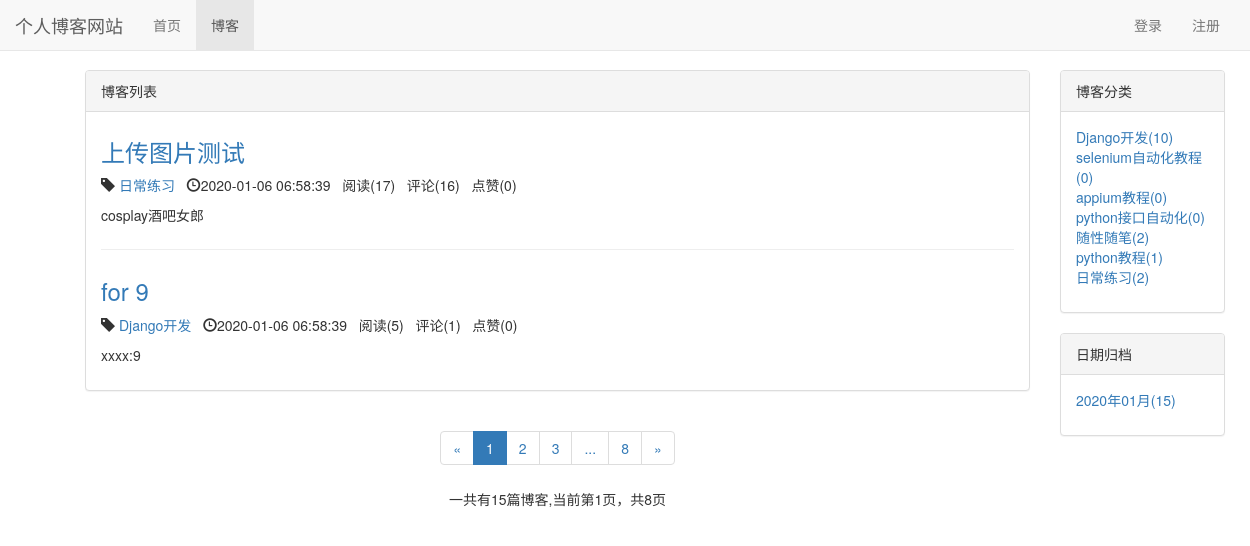
Screenshot of /blog/ with the database file from the repository.
### blog/models.py (models this page shows, shortened)
class Blog(models.Model, ReadNumExpand):
    title = models.CharField(max_length=30)
    blog_type = models.ForeignKey(BlogType, on_delete=models.CASCADE)
    content = RichTextUploadingField()
    author = models.ForeignKey(User, on_delete=models.CASCADE)
    read_details = GenericRelation(ReadDetail)
    created_time = models.DateTimeField(auto_now_add=True)
    last_updated_time = models.DateTimeField(auto_now=True)
    class Meta():
        ordering = ['-created_time']

class BlogType(models.Model):
    type_name = models.CharField(max_length=15)
    def __str__(self):
        return self.type_name

### readcount/models.py (models this page shows)
class ReadNum(models.Model):
    read_num = models.IntegerField(default=0)
    content_type = models.ForeignKey(ContentType, on_delete=models.CASCADE)
    object_id = models.PositiveIntegerField()
    content_object = GenericForeignKey('content_type', 'object_id')

### likes/models.py (models this page shows)
class LikeCount(models.Model):
    content_type = models.ForeignKey(ContentType, on_delete=models.CASCADE)
    object_id = models.PositiveIntegerField()
    content_object = GenericForeignKey('content_type', 'object_id')
    like_num = models.IntegerField(default=0)

### blog/views.py (the view)
# urls.py: path('', views.blog_list, name='blog_list'),
def blog_list(request):
    blogs_all_list = Blog.objects.all()
    context = get_blog_list_common_data(request, blogs_all_list)
    return render(request, 'blog/blog_list.html', context)

### comment/templatetags/comment_tags.py (called while the page is built)
@register.simple_tag
def get_comment_count(obj):
    content_type = ContentType.objects.get_for_model(obj)
    return Comment.objects.filter(content_type=content_type, object_id=obj.pk).count()

### likes/templatetags/likes_tags.py (called while the page is built)
@register.simple_tag
def get_like_count(obj):
    content_type = ContentType.objects.get_for_model(obj)
    like_count, created = LikeCount.objects.get_or_create(content_type=content_type, object_id=obj.pk)
    return like_count.like_num

### readcount/models.py (called while the page is built)
    def get_read_num(self):
        try:
            ct = ContentType.objects.get_for_model(self)  # Blog也行，self本身是个具体的Blog对象
            readnum = ReadNum.objects.get(content_type=ct, object_id=self.pk)
            return readnum.read_num
        except:
            return 0

### user/context_processors.py (called while the page is built)
def login_modal_form(request):
    return {'login_modal_form': LoginForm()}

### blog/templates/blog/blog_list.html (shortened to what this page needs)
{% extends 'base.html' %}
{% block nav_blog_active %}active{% endblock %}
{% load static %}
{% load comment_tags %}
{% load likes_tags %}
{% block header_extends %}
	<link rel="stylesheet" href="{% static 'blog.css' %}">
{% endblock %}k
{% block content %}
	<div class="container">
		<div class="row">
			<div class="col-xs-12 col-sm-8 col-md-9 col-lg-10">
				<div class="panel panel-default">
				  	<div class="panel-heading">{% block block_list_title %}博客列表{% endblock %}</div>
				  	<div class="panel-body">
						{% for blog in page_of_blogs.object_list %}
							<div class="blog">
								<h3><a href="{% url 'blog_detail' blog.pk %}">
									{{ blog.title }}
								</a></h3>
								<p class="blog-info">
									<span class="glyphicon glyphicon-tag"></span><a href="{% url 'blogs_with_type' blog.blog_type.pk %}">
									{{ blog.blog_type }}</a>&nbsp;&nbsp;
									<span class="glyphicon glyphicon-time"></span>{{ blog.created_time|date:"Y-m-d H:i:s" }}&nbsp;&nbsp;
									阅读({{ blog.get_read_num }})&nbsp;&nbsp;
									评论({% get_comment_count blog %})&nbsp;&nbsp;
									点赞({% get_like_count blog %})
								</p>
								<p>{{ blog.content|striptags|truncatechars:120 }}</p>
							</div>
						{% empty%}
							<div class="blog">
								<h3>---暂无博客，敬请期待---</h3>
							</div>
						{% endfor %}
					</div>
				</div>
				<div class='paginator'>
					<ul class="pagination">
					    <li>
					    	{% if page_of_blogs.has_previous %}
					    		<a href="?page={{ page_of_blogs.previous_page_number}}" aria-label="Previous"><span aria-hidden="true">&laquo;</span></a>
					    	{% else %}
					    		<span aria-hidden="true">&laquo;</span>
					    	{% endif %}
					    </li>
					    {% for page_num in page_range %}
					    	{% if page_num == page_of_blogs.number %}
					    		<li class="active"><a href="?page={{page_num}}">{{page_num}}</a></li>
					    	{% else %}
					    		{% if page_num == '...' %}
					    			<li><span>{{page_num}}</span></li>
					    		{% else %}
					    			<li><a href="?page={{page_num}}">{{page_num}}</a></li>
					    		{% endif %}
					    	{% endif %}
					    {% endfor %}
					    <li>
					    	{% if page_of_blogs.has_next %}
					    		<a href="?page={{ page_of_blogs.next_page_number }}" aria-label="Next"><span aria-hidden="true">&raquo;</span></a>
					    	{% else %}
					    		<span aria-hidden="true">&raquo;</span>
					    	{% endif %}
						</li>
					</ul>
					<p>
						一共有{{ page_of_blogs.paginator.count }}篇博客,当前第{{page_of_blogs.number}}页，共{{page_of_blogs.paginator.num_pages}}页
					</p>
				</div>
			</div>
			<div class="hidden-xs col-sm-4 col-md-3 col-lg-2">
				<div class="panel panel-default">
				  	<div class="panel-heading">博客分类</div>
				  	<div class="panel-body">
				    	<ul class="blog_types">
					    	{% for blog_type in blog_types %}
					    		<li><a href="{% url 'blogs_with_type' blog_type.pk %}">{{ blog_type.type_name}}({{ blog_type.blog_count }})</a></li>
					    	{% empty %}
					    		<li>暂无分类</li>
					    	{% endfor %}
					    </ul>
				  	</div>
				</div>
				<div class="panel panel-default">
					<div class="panel-heading">日期归档</div>
					<div class="panel-body">
						<ul>
							{% for blog_date,blog_count in blog_dates.items %}
								<li>
									<a href="{% url 'blogs_with_date' blog_date.year blog_date.month %}">
										{{ blog_date|date:"Y年m月" }}({{blog_count}})
									</a>
								</li>
							{% endfor %}
						</ul>
					</div>
				</div>
			</div>
		</div>
	</div>
{% endblock %}

### templates/base.html (shortened to what this page needs)
{% load static %}
<!DOCTYPE html>
<html lang="zh-CN">
<head>
	<link rel="stylesheet" href="{% static 'base.css' %}">
	<link rel="stylesheet" href="{% static 'bootstrap-3.3.7/css/bootstrap.min.css' %}">
	{% block header_extends %}{% endblock %}
</head>
<body>
	<div class="navbar navbar-default navbar-fixed-top" role="navigation">
		<div class="container-fluid">
			<div class="navbra-header">
				<a class="navbar-brand" href="{% url 'home' %}">个人博客网站</a>
			</div>
			<div id="navbar-collapse" class="collapse navbar-collapse">
				<ul class="nav navbar-nav">
					<li class="{% block nav_home_active %}{% endblock %}"><a href="{% url 'home' %}">首页</a>
					</li>
					<li class="{% block nav_blog_active %}{% endblock %}"><a href="{% url 'blog_list' %}">博客</a>
					</li>
				</ul>
				<ul class="nav navbar-nav navbar-right">
					{% if not user.is_authenticated %}
				    <li><a href="{% url 'login' %}?from={{ request.get_full_path }}">登录</a></li>
				    <li><a href="{% url 'register' %}?from={{ request.get_full_path }}">注册</a></li>
			        {% endif %}
				</ul>
			</div>
		</div>
	</div>
	{% block content%}{% endblock %}
</body>
</html>

### static/base.css (style rules this page uses)
* { margin: 0; padding:0; }
body { margin: 70px !important; }
ul { list-style-type:none !important; }
ul.navbar-right { margin-right: 0; }

### blog/static/blog.css (style rules this page uses)
div.blog:not(:last-child) { margin-bottom: 2em; padding-bottom: 1em; border-bottom: 1px solid #eee; }
div.blog h3 { margin-top: 0.5em; }
div.paginator { text-align:center; }

### rows the page displays
Blog: title "上传图片测试", blog_type "日常练习", created_time "2020-01-06 06:58:39", get_read_num "17", id "16", id.like_num "0", content "cosplay酒吧女郎"
Blog: title "for 9", blog_type "Django开发", created_time "2020-01-06 06:58:39", get_read_num "5", id "1", id.like_num "0", content "xxxx:9"
BlogType: type_name "Django开发", blog_count "10"
BlogType: type_name "selenium自动化教程", blog_count "0"
BlogType: type_name "appium教程", blog_count "0"
BlogType: type_name "python接口自动化", blog_count "0"
BlogType: type_name "随性随笔", blog_count "2"
BlogType: type_name "python教程", blog_count "1"
BlogType: type_name "日常练习", blog_count "2"

### other values shown
{{ page_num }} "1"
{{ page_num }} "2" "3" "8"
{{ page_num }} "..."
{{ page_of_blogs.paginator.count }} "15"
{{ page_of_blogs.number }} "1"
{{ page_of_blogs.paginator.num_pages }} "8"
{{ blog_date|date:"Y年m月" }} "2020年01月"
{{ blog_count }} "15"
